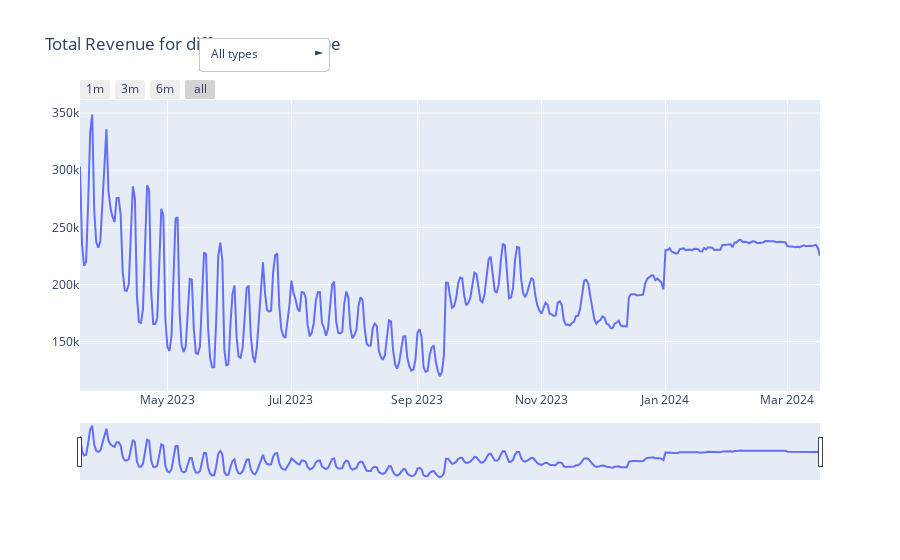

The notebook cell this image was saved under:
### Code cell
# Create figure
fig = go.Figure()

type_room = dates['room_type'].unique()
ls = []
for i in range(5):
    if i < len(type_room):
        df_comb = dates.loc[(dates['fill']==1) & (dates['room_type']==type_room[i]), ['date','total_reviews','listings','total_revenue','room_type']].groupby(
            ['date',]).agg(listings=('listings', 'count'),
                            revenue=('total_revenue', 'sum'),
                            reviews=('total_reviews', 'sum')).reset_index()
        ls.append(type_room[i])
    else: 
        df_comb = dates.loc[(dates['fill']==1), ['date','total_reviews','listings','total_revenue']].groupby(
            ['date',]).agg(listings=('listings', 'count'),
                            revenue=('total_revenue', 'sum'),
                            reviews=('total_reviews', 'sum')).reset_index()
        ls.append('All types')
    fig.add_trace(
        go.Scatter(
            uid=f"{i}",
            x=list(df_comb.date), 
            y=list(df_comb.revenue),
            name=f"{ls[i]}",
            visible=False,
            # colorbar_title=f"Revenue of {type_room[i]}",
            )
            )

fig.data[4].visible = True

# ADD DROPDOWN TO CHANGE TYPE
button_height = 0.06
x1_loc = 0.16
y1_loc = 1.25
buttons = []
for i in range(len(ls)):
    button = dict(
        label=ls[(len(ls)-1-i)],
        method="update",
        args=[{"visible": [False] * len(fig.data)}]
    )
    button["args"][0]["visible"][i]=True
    buttons.append(button)

# Add range slider
fig.update_layout(
    # Set title
    title_text="Total Revenue for different room type",
    updatemenus=[
        dict(
            # IMPORTANT: args specifies the key-value pairing for what to change
            buttons=buttons,
            # PLACEMENT AND META DATA FOR THE BUTTON
            direction="right",
            showactive=True,  # HIGHLIGHTS ACTIVE DROPDOWN ITEM OR ACTIVE BUTTON IF TRUE
            pad={"r": 10, "t": 10},  # PADDING
            x=x1_loc,  # POSITION
            y=y1_loc,
            xanchor="left",  # ANCHOR POINT
            yanchor="top",
        )
    ],
    xaxis=dict(
        rangeselector=dict(
            buttons=list([
                dict(count=1,
                     label="1m",
                     step="month",
                     stepmode="backward"),
                dict(count=3,
                     label="3m",
                     step="month",
                     stepmode="backward"),
                dict(count=6,
                     label="6m",
                     step="month",
                     stepmode="backward"),
                dict(step="all")
            ])
        ),
        rangeslider=dict(
            visible=True
        ),
        type="date"
    )
)

# fig.update_layout(template="plotly_white")

fig.show()

### Figure 1 — Plotly figure (JSON) as saved in the notebook; plotly's stock layout.template omitted (floating-point values rounded to 4 significant figures; data arrays with more than 128 entries replaced by an {"elided": "..."} marker saying what was removed)
{"data": [{"name": "Entire home/apt", "type": "scatter", "uid": "0", "visible": false, "x": {"elided": "365 str values"}, "y": {"elided": "365 int values"}}, {"name": "Hotel room", "type": "scatter", "uid": "1", "visible": false, "x": {"elided": "252 str values"}, "y": {"elided": "252 int values"}}, {"name": "Private room", "type": "scatter", "uid": "2", "visible": false, "x": {"elided": "365 str values"}, "y": {"elided": "365 int values"}}, {"name": "Shared room", "type": "scatter", "uid": "3", "visible": false, "x": {"elided": "365 str values"}, "y": {"elided": "365 int values"}}, {"name": "All types", "type": "scatter", "uid": "4", "visible": true, "x": {"elided": "365 str values"}, "y": {"elided": "365 int values"}}], "layout": {"title": {"text": "Total Revenue for different room type"}, "updatemenus": [{"buttons": [{"args": [{"visible": [true, false, false, false, false]}], "label": "All types", "method": "update"}, {"args": [{"visible": [false, true, false, false, false]}], "label": "Shared room", "method": "update"}, {"args": [{"visible": [false, false, true, false, false]}], "label": "Private room", "method": "update"}, {"args": [{"visible": [false, false, false, true, false]}], "label": "Hotel room", "method": "update"}, {"args": [{"visible": [false, false, false, false, true]}], "label": "Entire home/apt", "method": "update"}], "direction": "right", "pad": {"r": 10, "t": 10}, "showactive": true, "x": 0.16, "xanchor": "left", "y": 1.25, "yanchor": "top"}], "xaxis": {"rangeselector": {"buttons": [{"count": 1, "label": "1m", "step": "month", "stepmode": "backward"}, {"count": 3, "label": "3m", "step": "month", "stepmode": "backward"}, {"count": 6, "label": "6m", "step": "month", "stepmode": "backward"}, {"step": "all"}]}, "rangeslider": {"visible": true}, "type": "date"}}}
